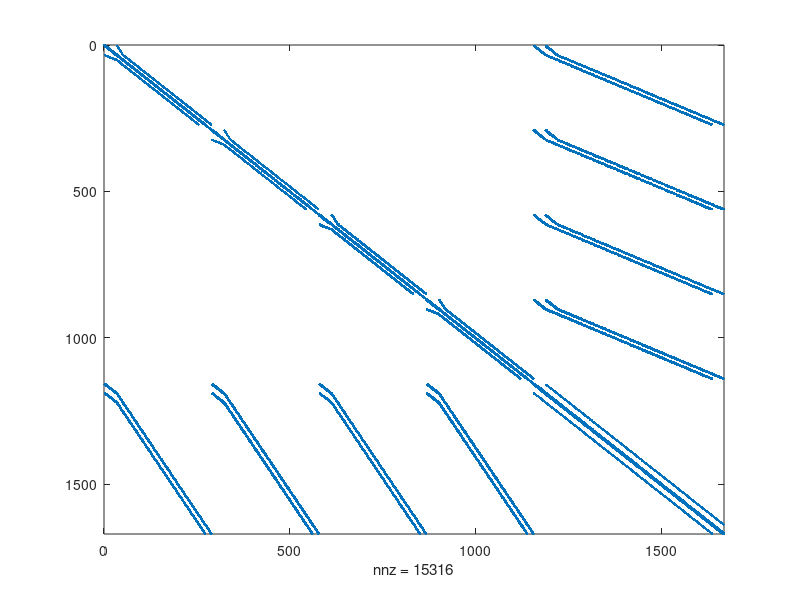

This figure's MATLAB source:
close all;
clear all;
load poro.mat;
whos

%Nu Number of p1 dofs
%Np Number of p0 dofs

%   A                                               B

%   Au      0       0       0          B_grad_u     fu
%   0       Av      0       0          B_grad_v     fv
%   0       0       Mx      0          B_grad_x     fx
%   0       0       0       0          B_grad_y     fy
%   B_div_u B_div_v B_div_x B_div_y    J            fb

figure;
spy(A);

x=A\B;